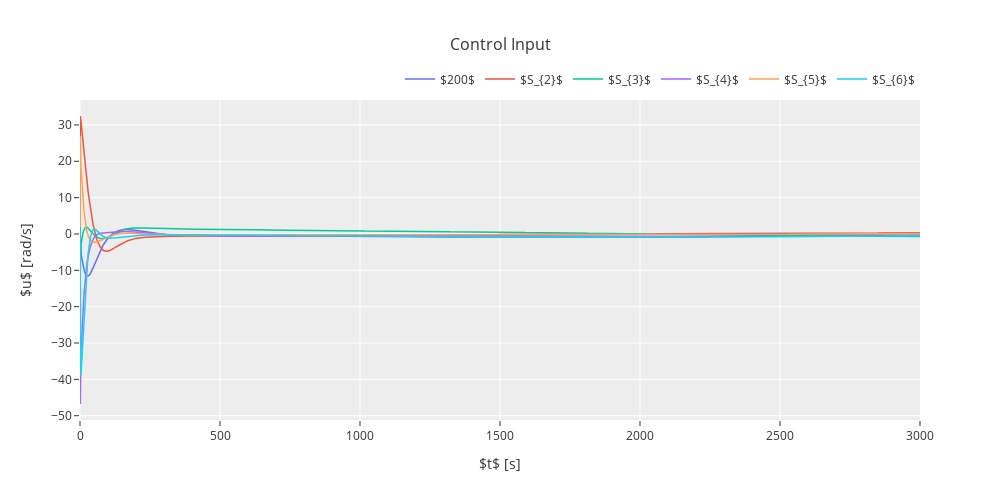
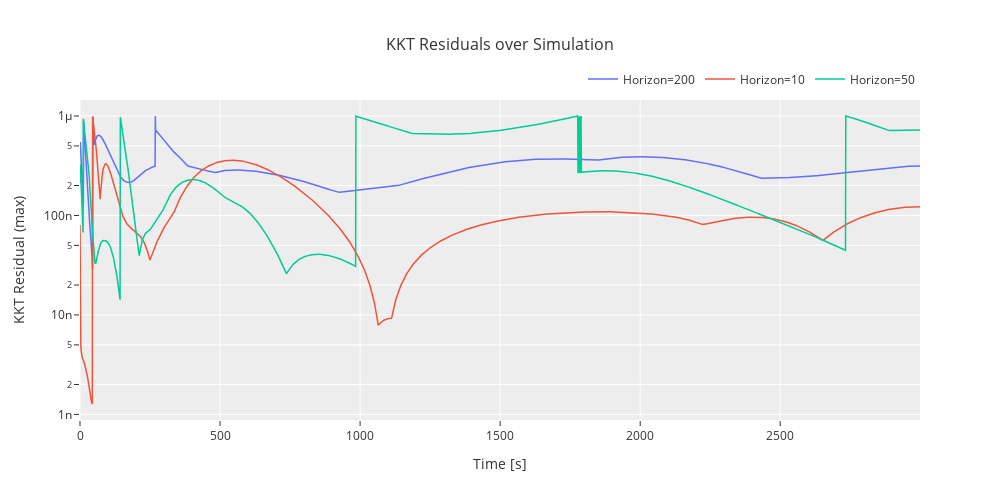
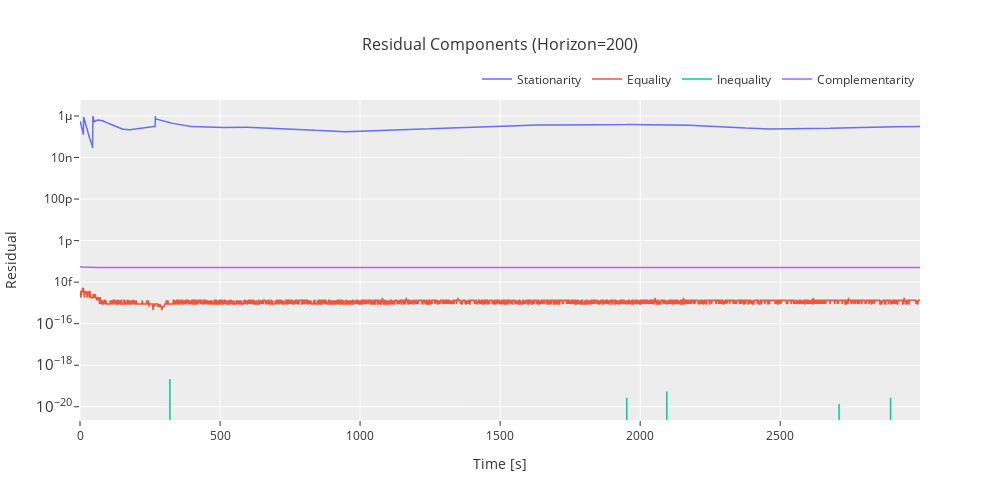
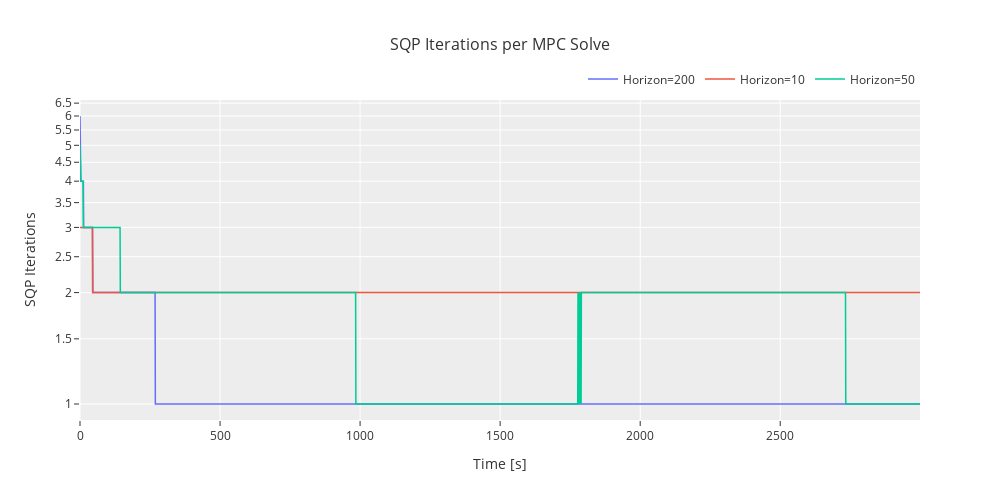

The notebook cell saved with these charts, in order:
### Code cell
def analyze_simulation(sim_obj):
    """
    Analyze simulation results and compute error signals.
    
    Args:
        sim_obj: Simulator object that has been run
        
    Returns:
        dict: Dictionary containing analysis results
    """
    results = sim_obj.get_results()
    
    t = results['time']
    q = results['q']
    u = results['u']
    
    # Transform to task space
    R_ee_t = np.array([
        [1.0,  0.0,  0.0],
        [0.0, -1.0,  0.0],
        [0.0,  0.0, -1.0],
    ])
    ee_xyz = results["ee_pose"][:3]
    ee_task = R_ee_t @ ee_xyz + np.array([0.0, 0.0, 1.0])[:, np.newaxis]
    
    px_ref = sim_obj.mpc.px_ref
    vy_ref = sim_obj.mpc.vy_ref
    
    # Compute error signals
    n_steps = ee_task.shape[1]
    e1 = np.zeros(n_steps)
    e2 = np.zeros(n_steps)
    e3 = np.zeros(n_steps)
    e4 = np.zeros(n_steps)
    z_surface = np.zeros(n_steps)
    
    for i in range(n_steps):
        ee_x = ee_task[0, i]
        ee_y = ee_task[1, i]
        ee_z = ee_task[2, i]
        
        ee_vy = sim_obj.simulation_model.ee_velocity(i)[1]
        n = sim_obj.surface.get_normal_vector_casadi()(ee_x, ee_y)
        ee_rot_vector = sim_obj.simulation_model.ee_orientation(i)
        
        e1[i] = sim_obj.surface.get_point_on_surface(ee_x, ee_y) - ee_z  # e1 = s(x,y) - z
        e2[i] = px_ref - ee_x  # px_ref - px
        e3[i] = n.T @ ee_rot_vector  # orientation error
        e4[i] = vy_ref - ee_vy  # e4 = vy - v_ref
        z_surface[i] = sim_obj.surface.get_point_on_surface(ee_x, ee_y)

    
    # Acados solver statistics - now collected at EVERY MPC solve
    # residuals shape: (Nsim, 4) with columns [res_stat, res_eq, res_ineq, res_comp]
    residuals_all = results['residuals']
    sqp_iter_all = results['sqp_iter']  # SQP iterations per solve
    solver_status_all = results['solver_status']  # Solver status per solve
    solver_time_all = results['solver_time_tot']  # Acados solver time per solve
    mpc_time = results['mpc_time']  # Python-measured MPC time per solve
    integration_time = results['integration_time']
    cost_history = results['cost_history']
    
    # Compute KKT residual (max of all components) at each simulation step
    kkt_residuals = np.max(residuals_all, axis=1)
    
    # Individual residual components over time
    res_stat = residuals_all[:, 0]
    res_eq = residuals_all[:, 1]
    res_ineq = residuals_all[:, 2]
    res_comp = residuals_all[:, 3]
    
    # Summary statistics
    total_sqp_iter = np.sum(sqp_iter_all)
    avg_sqp_iter = np.mean(sqp_iter_all)
    total_solver_time = np.sum(solver_time_all)
    num_failures = np.sum(solver_status_all != 0)
    
    return {
        'time': t,
        'q': q,
        'u': u,
        'ee_task': ee_task,
        'px_ref': px_ref,
        'vy_ref': vy_ref,
        'e1': e1,
        'e2': e2,
        'e3': e3,
        'e4': e4,
        'z_surface': z_surface,
        # Solver stats (per simulation step)
        'sqp_iter': sqp_iter_all,
        'solver_status': solver_status_all,
        'solver_time': solver_time_all,
        'kkt_residuals': kkt_residuals,
        'cost_history': cost_history,
        'res_stat': res_stat,
        'res_eq': res_eq,
        'res_ineq': res_ineq,
        'res_comp': res_comp,
        # Timing
        'mpc_time': mpc_time,
        'integration_time': integration_time,
        # Summary stats
        'total_sqp_iter': total_sqp_iter,
        'avg_sqp_iter': avg_sqp_iter,
        'total_solver_time': total_solver_time,
        'num_failures': num_failures,
    }

# Analyze sim0
sim0_analysis = analyze_simulation(sim0)
sim1_analysis = analyze_simulation(sim1)
sim2_analysis = analyze_simulation(sim2)

# Plotting
from plotter import Plotter
plotter = Plotter()

t = sim0_analysis['time']
q = sim0_analysis['q']

# Joint Angles Plot
fig_joints = plotter.joint_angles(t, q, title="Joint Angles")

# Control Input Plot
fig_u = plotter.generic_plot(t, sim0_analysis['u'][0], sim0_analysis['u'][1], sim0_analysis['u'][2], sim0_analysis['u'][3], sim0_analysis['u'][4], sim0_analysis['u'][5], xlabel="$t$ [s]", ylabel="$u$ [rad/s]", title="Control Input", labels=["$200$"])

# Constraint error plots
fig_e1 = plotter.generic_plot(t, sim0_analysis['e1'], sim1_analysis['e1'], sim2_analysis['e1'], xlabel="$t$ [s]", ylabel="$e_1$ [m]", title="$e_1 = s(x,y) - z$", labels=["$200$", "$10$", "$50$"])
fig_e2 = plotter.generic_plot(t, sim0_analysis['e2'], sim1_analysis['e2'], sim2_analysis['e2'], xlabel="$t$ [s]", ylabel="$e_2$ [m]", title="$e_2 = p_{x,ref} - p_x$", labels=["$200$", "$10$", "$50$"])
fig_e3 = plotter.generic_plot(t, sim0_analysis['e3'], sim1_analysis['e3'], sim2_analysis['e3'], xlabel="$t$ [s]", ylabel="$e_3$", title="$e_3 = n^T R_{ee} v_{ee}$", labels=["$200$", "$10$", "$50$"])
fig_e4 = plotter.generic_plot(t, sim0_analysis['e4'], sim1_analysis['e4'], sim2_analysis['e4'], xlabel="$t$ [s]", ylabel="$e_4$ [m/s]", title="$e_4 = v_{ref} - v_{ee}$", labels=["$200$", "$10$", "$50$"])

# Summary statistics
print("=== Solver Statistics Summary ===")
print(f"Horizon 200: total_sqp={sim0_analysis['total_sqp_iter']}, avg_sqp={sim0_analysis['avg_sqp_iter']:.2f}, total_time={sim0_analysis['total_solver_time']:.4f}s, failures={sim0_analysis['num_failures']}")
print(f"Horizon 10:  total_sqp={sim1_analysis['total_sqp_iter']}, avg_sqp={sim1_analysis['avg_sqp_iter']:.2f}, total_time={sim1_analysis['total_solver_time']:.4f}s, failures={sim1_analysis['num_failures']}")
print(f"Horizon 50:  total_sqp={sim2_analysis['total_sqp_iter']}, avg_sqp={sim2_analysis['avg_sqp_iter']:.2f}, total_time={sim2_analysis['total_solver_time']:.4f}s, failures={sim2_analysis['num_failures']}")

# KKT Residuals over simulation time (CRITICAL for solver performance)
fig_kkt = plotter.generic_plot(
    t, 
    sim0_analysis['kkt_residuals'], 
    sim1_analysis['kkt_residuals'], 
    sim2_analysis['kkt_residuals'], 
    ylog=True, 
    xlabel="Time [s]", 
    ylabel="KKT Residual (max)", 
    title="KKT Residuals over Simulation", 
    labels=["Horizon=200", "Horizon=10", "Horizon=50"])

# Individual residual components over time (for one horizon)
fig_res_components = plotter.generic_plot(
    t,
    sim0_analysis['res_stat'],
    sim0_analysis['res_eq'],
    sim0_analysis['res_ineq'],
    sim0_analysis['res_comp'],
    ylog=True,
    xlabel="Time [s]",
    ylabel="Residual",
    title="Residual Components (Horizon=200)",
    labels=["Stationarity", "Equality", "Inequality", "Complementarity"])

# SQP Iterations per MPC solve over time
fig_sqp = plotter.generic_plot(
    t,
    sim0_analysis['sqp_iter'],
    sim1_analysis['sqp_iter'],
    sim2_analysis['sqp_iter'],
    ylog=True,
    xlabel="Time [s]",
    ylabel="SQP Iterations",
    title="SQP Iterations per MPC Solve",
    labels=["Horizon=200", "Horizon=10", "Horizon=50"])

# Solver cost history
fig_solver_time = plotter.generic_plot(
    t,
    sim0_analysis['cost_history'],
    sim1_analysis['cost_history'],
    sim2_analysis['cost_history'],
    ylog=True,
    xlabel="Time [s]",
    ylabel="Solver Time [s]",
    title="Cost vs. SQP Iterations",
    labels=["Horizon=200", "Horizon=10", "Horizon=50"])

# Timing Performance Plot
fig_timing = plotter.generic_plot(
    t, 
    sim0_analysis['mpc_time'], 
    sim0_analysis['integration_time'], 
    sim1_analysis['mpc_time'], 
    sim1_analysis['integration_time'], 
    sim2_analysis['mpc_time'], 
    sim2_analysis['integration_time'], 
    xlabel="Time [s]", 
    ylabel="Computation Time [s]", 
    title="Timing Performance", 
    labels=["MPC=200", "Integration=200", "MPC=10", "Integration=10", "MPC=50", "Integration=50"])

# Show Plots
plotter.show(fig_u)
plotter.show(fig_kkt)  # KKT residuals over time
plotter.show(fig_res_components)  # Individual residual components
plotter.show(fig_sqp)  # SQP iterations per solve
plotter.show(fig_solver_time)  # Solver time per solve
plotter.show(fig_timing)  # Overall timing
plotter.show(fig_e1)
plotter.show(fig_e2)
plotter.show(fig_e3)
plotter.show(fig_e4)
plotter.show(fig_joints)

### Figure 1 — Plotly figure (JSON) as saved in the notebook; plotly's stock layout.template omitted (floating-point values rounded to 4 significant figures; data arrays with more than 128 entries replaced by an {"elided": "..."} marker saying what was removed)
{"data": [{"line": {"color": "#636EFA", "width": 1.5}, "mode": "lines", "name": "$200$", "type": "scatter", "x": {"elided": "3001 int values"}, "y": {"elided": "3001 float values"}}, {"line": {"color": "#EF553B", "width": 1.5}, "mode": "lines", "name": "$S_{2}$", "type": "scatter", "x": {"elided": "3001 int values"}, "y": {"elided": "3001 float values"}}, {"line": {"color": "#00CC96", "width": 1.5}, "mode": "lines", "name": "$S_{3}$", "type": "scatter", "x": {"elided": "3001 int values"}, "y": {"elided": "3001 float values"}}, {"line": {"color": "#AB63FA", "width": 1.5}, "mode": "lines", "name": "$S_{4}$", "type": "scatter", "x": {"elided": "3001 int values"}, "y": {"elided": "3001 float values"}}, {"line": {"color": "#FFA15A", "width": 1.5}, "mode": "lines", "name": "$S_{5}$", "type": "scatter", "x": {"elided": "3001 int values"}, "y": {"elided": "3001 float values"}}, {"line": {"color": "#19D3F3", "width": 1.5}, "mode": "lines", "name": "$S_{6}$", "type": "scatter", "x": {"elided": "3001 int values"}, "y": {"elided": "3001 float values"}}], "layout": {"height": 500, "legend": {"orientation": "h", "x": 1, "xanchor": "right", "y": 1.02, "yanchor": "bottom"}, "title": {"font": {"size": 16}, "text": "Control Input"}, "width": 1000, "xaxis": {"title": {"text": "$t$ [s]"}}, "yaxis": {"title": {"text": "$u$ [rad/s]"}}}}

### Figure 2 — Plotly figure (JSON) as saved in the notebook; plotly's stock layout.template omitted (floating-point values rounded to 4 significant figures; data arrays with more than 128 entries replaced by an {"elided": "..."} marker saying what was removed)
{"data": [{"line": {"color": "#636EFA", "width": 1.5}, "mode": "lines", "name": "Horizon=200", "type": "scatter", "x": {"elided": "3001 int values"}, "y": {"elided": "3000 float values"}}, {"line": {"color": "#EF553B", "width": 1.5}, "mode": "lines", "name": "Horizon=10", "type": "scatter", "x": {"elided": "3001 int values"}, "y": {"elided": "3000 float values"}}, {"line": {"color": "#00CC96", "width": 1.5}, "mode": "lines", "name": "Horizon=50", "type": "scatter", "x": {"elided": "3001 int values"}, "y": {"elided": "3000 float values"}}], "layout": {"height": 500, "legend": {"orientation": "h", "x": 1, "xanchor": "right", "y": 1.02, "yanchor": "bottom"}, "title": {"font": {"size": 16}, "text": "KKT Residuals over Simulation"}, "width": 1000, "xaxis": {"title": {"text": "Time [s]"}}, "yaxis": {"title": {"text": "KKT Residual (max)"}, "type": "log"}}}

### Figure 3 — Plotly figure (JSON) as saved in the notebook; plotly's stock layout.template omitted (floating-point values rounded to 4 significant figures; data arrays with more than 128 entries replaced by an {"elided": "..."} marker saying what was removed)
{"data": [{"line": {"color": "#636EFA", "width": 1.5}, "mode": "lines", "name": "Stationarity", "type": "scatter", "x": {"elided": "3001 int values"}, "y": {"elided": "3000 float values"}}, {"line": {"color": "#EF553B", "width": 1.5}, "mode": "lines", "name": "Equality", "type": "scatter", "x": {"elided": "3001 int values"}, "y": {"elided": "3000 float values"}}, {"line": {"color": "#00CC96", "width": 1.5}, "mode": "lines", "name": "Inequality", "type": "scatter", "x": {"elided": "3001 int values"}, "y": {"elided": "3000 float values"}}, {"line": {"color": "#AB63FA", "width": 1.5}, "mode": "lines", "name": "Complementarity", "type": "scatter", "x": {"elided": "3001 int values"}, "y": {"elided": "3000 float values"}}], "layout": {"height": 500, "legend": {"orientation": "h", "x": 1, "xanchor": "right", "y": 1.02, "yanchor": "bottom"}, "title": {"font": {"size": 16}, "text": "Residual Components (Horizon=200)"}, "width": 1000, "xaxis": {"title": {"text": "Time [s]"}}, "yaxis": {"title": {"text": "Residual"}, "type": "log"}}}

### Figure 4 — Plotly figure (JSON) as saved in the notebook; plotly's stock layout.template omitted (floating-point values rounded to 4 significant figures; data arrays with more than 128 entries replaced by an {"elided": "..."} marker saying what was removed)
{"data": [{"line": {"color": "#636EFA", "width": 1.5}, "mode": "lines", "name": "Horizon=200", "type": "scatter", "x": {"elided": "3001 int values"}, "y": {"elided": "3000 int values"}}, {"line": {"color": "#EF553B", "width": 1.5}, "mode": "lines", "name": "Horizon=10", "type": "scatter", "x": {"elided": "3001 int values"}, "y": {"elided": "3000 int values"}}, {"line": {"color": "#00CC96", "width": 1.5}, "mode": "lines", "name": "Horizon=50", "type": "scatter", "x": {"elided": "3001 int values"}, "y": {"elided": "3000 int values"}}], "layout": {"height": 500, "legend": {"orientation": "h", "x": 1, "xanchor": "right", "y": 1.02, "yanchor": "bottom"}, "title": {"font": {"size": 16}, "text": "SQP Iterations per MPC Solve"}, "width": 1000, "xaxis": {"title": {"text": "Time [s]"}}, "yaxis": {"title": {"text": "SQP Iterations"}, "type": "log"}}}
